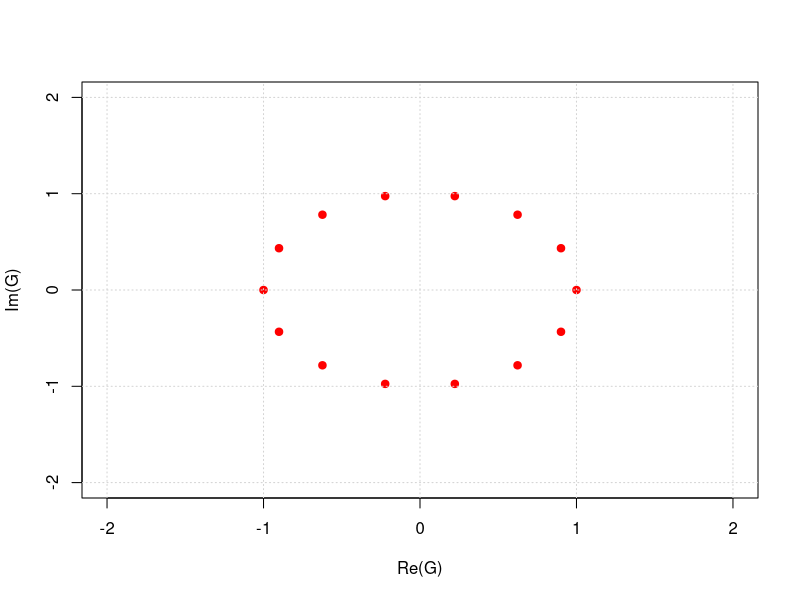
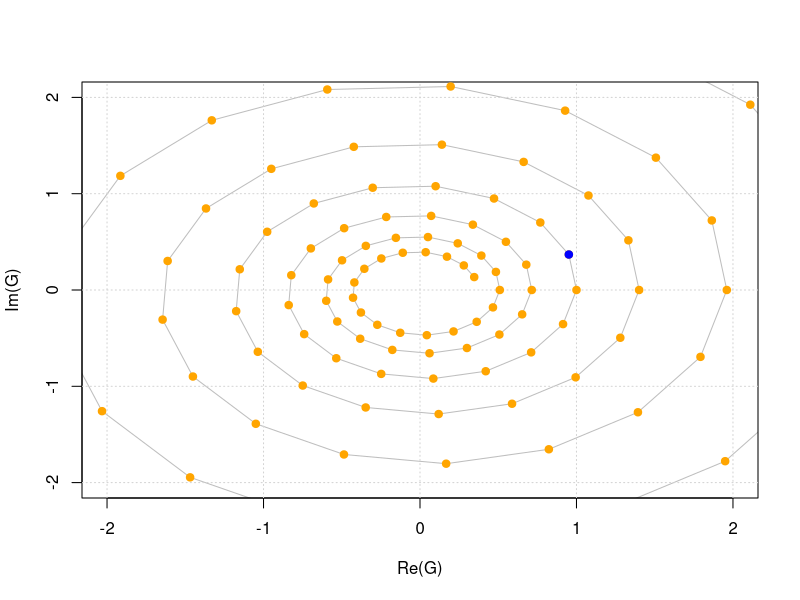

Source code (R) for these figures, in order:
## ---- chunk 1
n = 14
ii = 0+1i
w = exp(2*pi*ii/n)
G = w^(0:(n-1))
G
plot(Re(G),Im(G),col='red',pch=19,xlim=c(-2,2),ylim=c(-2,2))
grid()
## ---- chunk 2
n = 17
ii = 0+1i
w = 1.02*exp(2*pi*ii/n)
G = w^(-50:100)
plot(Re(G),Im(G),col='gray',xlim=c(-2,2),ylim=c(-2,2),type='l')
grid()
tt = seq(0,2*pi,length=1000)

points(Re(G),Im(G),col='orange',pch=19)
points(Re(w),Im(w),pch=19,col='blue')
